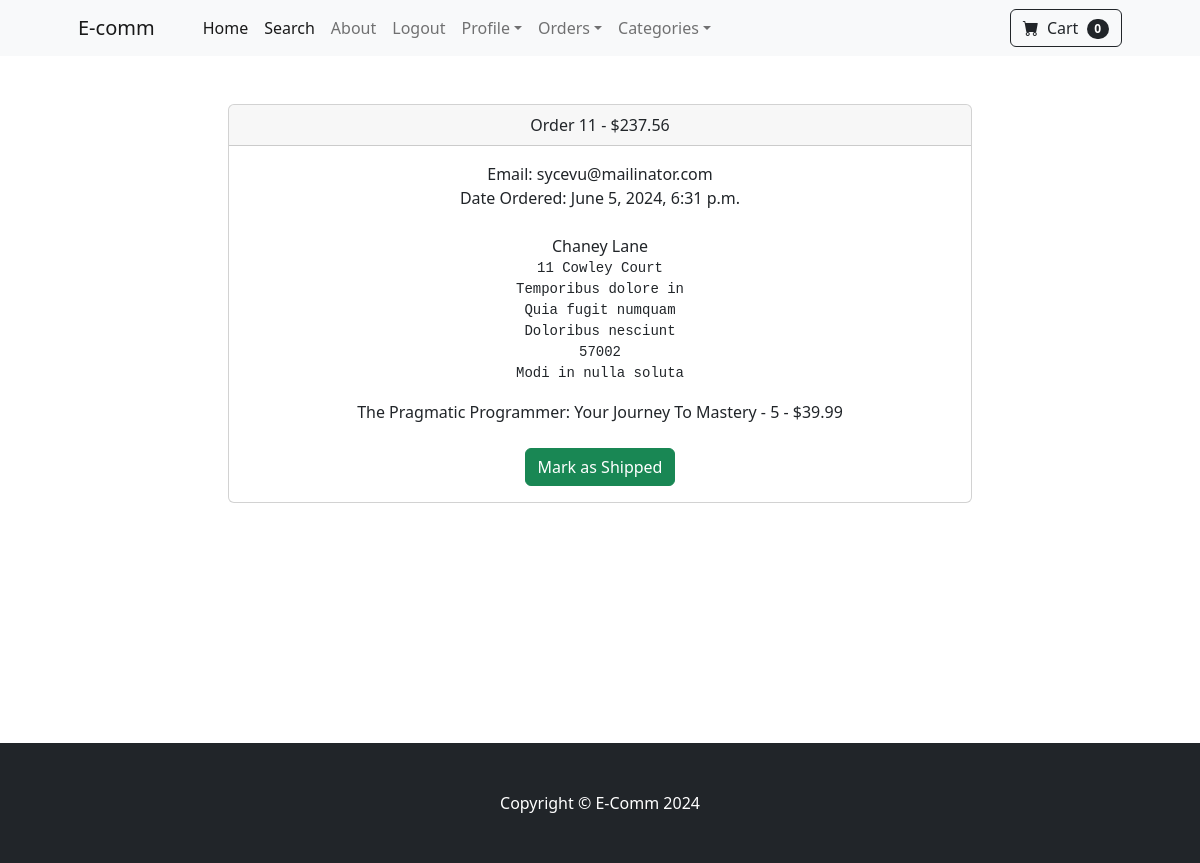
Before: /payment/orders/11 (signed in) with the older database file.
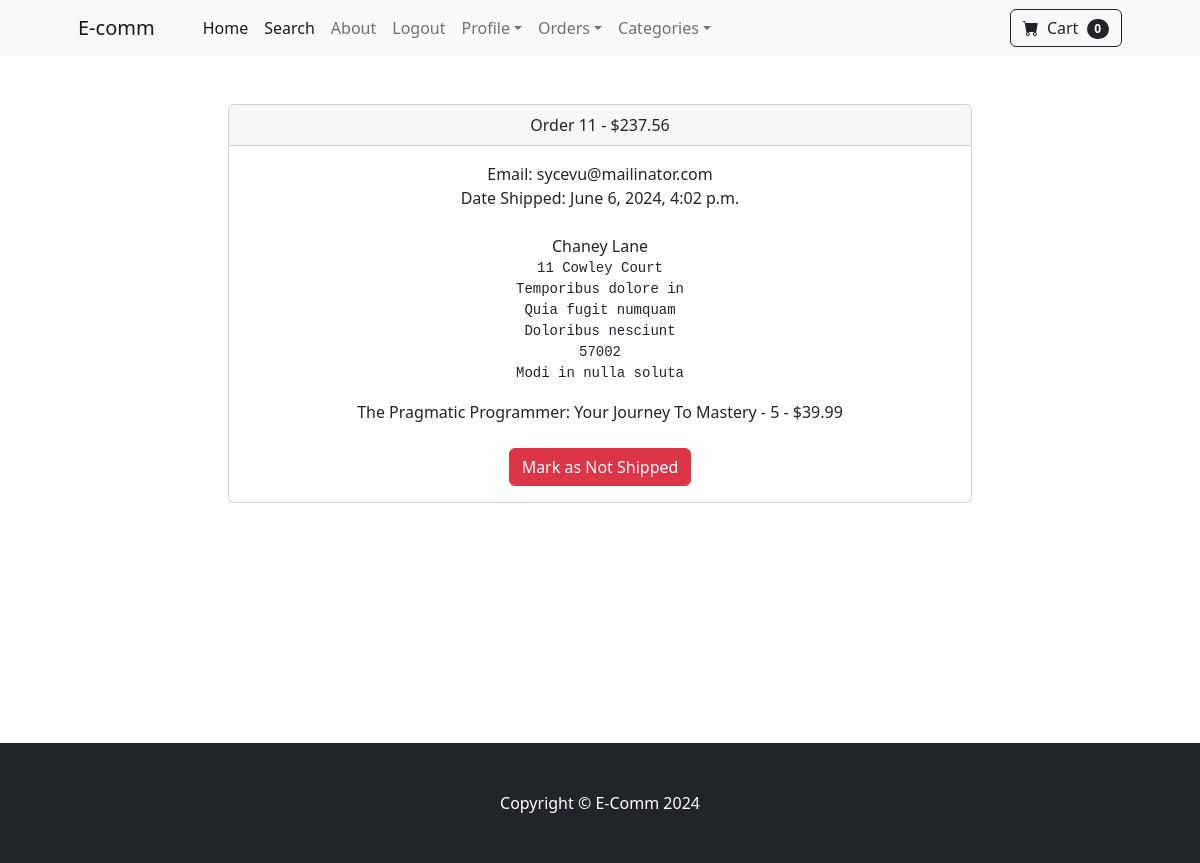
After: the same page with the newer database file.
### payment/models.py (models this page shows, shortened)
class Order(models.Model):
    user = models.ForeignKey(User, on_delete=models.CASCADE, null=True, blank=True)
    full_name = models.CharField(max_length=255)
    email = models.EmailField(max_length=255)
    shipping_address = models.TextField(max_length=15000)
    amount_paid = models.DecimalField(max_digits=10, decimal_places=2)
    date_ordered = models.DateTimeField(auto_now_add=True)
    shipped = models.BooleanField(default=False)
    date_shipped = models.DateTimeField(blank=True, null=True)

### payment/views.py (the view)
# urls.py: path('orders/<int:pk>', views.orders, name='orders'),
def orders(request, pk):
    if request.user.is_authenticated and request.user.is_superuser:
        order = Order.objects.get(id=pk)     #Get order
        items = OrderItem.objects.filter(order=pk)   #Get the order items
        return render(request, 'payment/orders.html', {"order":order, "items":items})
    else:
        messages.success(request, "Access Denied")
        return redirect ('home')

### cart/cart.py (called while the page is built)
    def __len__(self):
        return len(self.cart)

### cart/context_processors.py (called while the page is built)
def cart(request):
    return {'cart': Cart(request)}

### store/models.py (called while the page is built)
    def __str__(self):
        return self.name

### payment/templates/payment/orders.html (shortened to what this page needs)
{% extends 'base.html' %}
{% block content %}
        <div class="container">
            <div class="row">
                <center>
                    <div class="col-8">
                        <br><br>
                      <div class="card">
                        <div class="card-header">
                          Order {{ order.id }} - ${{ order.amount_paid }}
                        </div>
                        <div class="card-body">
                         Email: {{ order.email }}<br>
                         {% if order.date_shipped %}
                         Date Shipped: {{ order.date_shipped}}
                         {% else %}
                         Date Ordered: {{ order.date_ordered}}
                         {% endif %}
                         <br><br>
                         {{ order.full_name }}<br>
                         <pre>{{order.shipping_address}}</pre>
                         {% for item in items %}
                         {{ item.product }} - {{ item.quantity }} - ${{ item.price }}
                         {% endfor %}<br><br>
                         {% if not order.shipped %}
                         <form method="POST">
                           <button type="submit" class="btn btn-success">Mark as Shipped</button>
                           </form>
                          {% else %}
                          <form method="POST">
                             <button type="submit" class="btn btn-danger">Mark as Not Shipped</button>
                             </form>
                          {% endif %}
                        </div>
                      </div>
                    </div>
                </center>
            </div>
        </div> <br><br><br><br><br><br><br><br><br><br>
{% endblock %}

Changed rows visible on the page:
changed Order "sycevu@mailinator.com": date_shipped (not shown) → "June 6, 2024, 4:02 p.m."; shipped False → True (drawn); date_ordered "June 5, 2024, 6:31 p.m." → (not shown)
Other visible differences:
text no longer shown: "Date Ordered: Mark as Shipped"
text now shown: "Date Shipped: Mark as Not Shipped"
